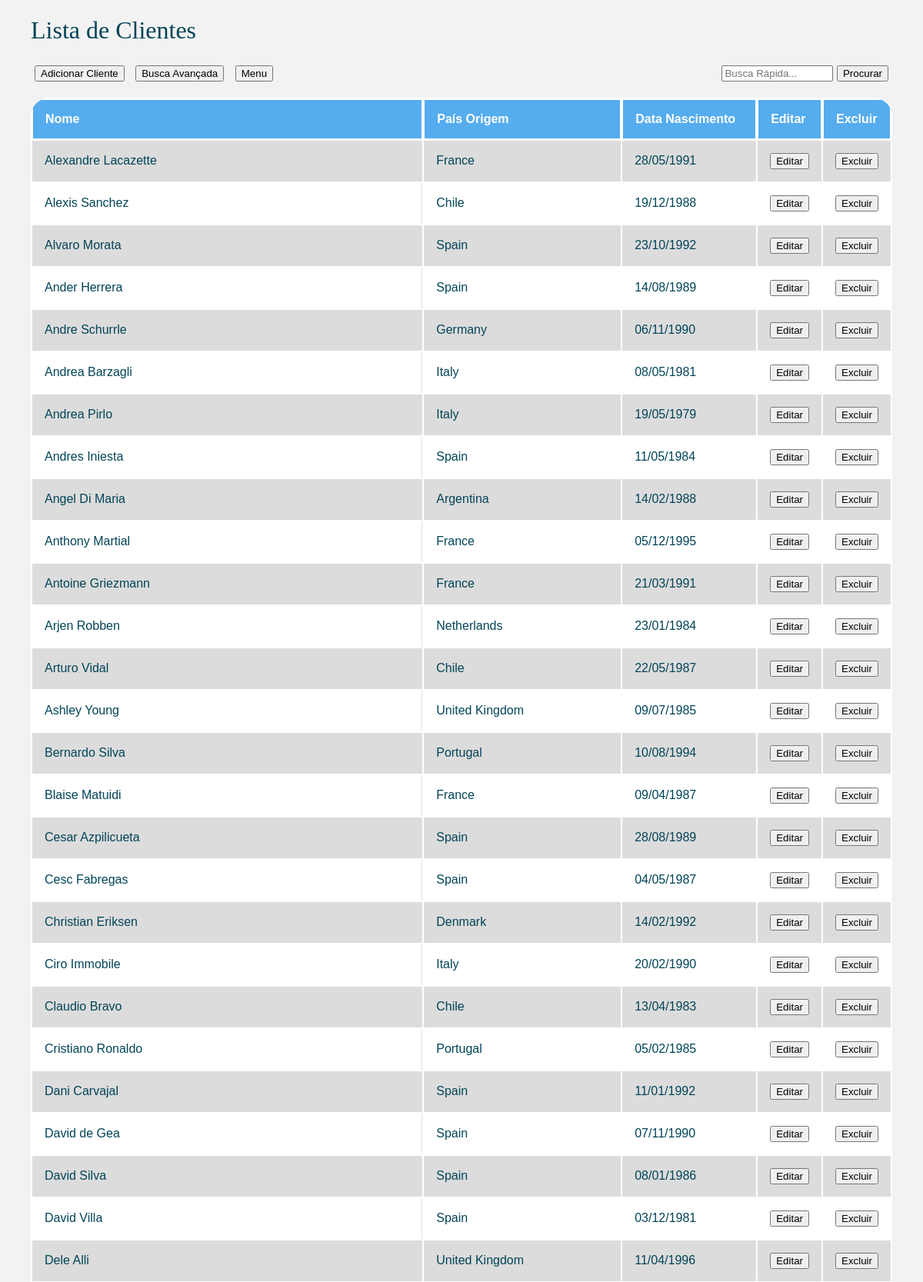
/CRUD_PHP/pages/clientes.php (upper part), run on the app's committed database.
### tables this page shows
CREATE TABLE clientes (
	nome_completo VARCHAR(255) NOT NULL,
	pais VARCHAR(255) NOT NULL,
	data_nasc DATE NOT NULL,
	usuario_id INT NOT NULL,

	FOREIGN KEY (usuario_id) REFERENCES usuarios(usuario_id)
);

### CRUD_PHP/metodo/conectar.php (called while the page is built, shortened)
<?php
	function abrirBanco(){
		$conexao = new mysqli("localhost","root","teste123","turismo");
		return $conexao;
	}
	function selectAllClientes(){
		$banco = abrirBanco();
		$sql = "SELECT * FROM clientes ORDER BY nome_completo";
		$resultado = $banco->query($sql);
		while ($row = mysqli_fetch_array($resultado)) {
			$grupo[] = $row;
		}
		return $grupo;
	}

### CRUD_PHP/pages/clientes.php (the view, shortened to what this page needs)
<!DOCTYPE html>
<?php
  include ("../metodo/conectar.php");
  $grupo = selectAllClientes();
?>
<head>
  <link rel="stylesheet" type="text/css" href="../css/style2.css">
</head>
<header>
    <h1>Lista de Clientes</h1>
</header>
<body>
  <div>
    <div class="box">
      <form name="inserir-cliente" action="../metodo/cliente/inserir-cliente.php" method="POST">
        <input type="submit" value="Adicionar Cliente" name="inserir-cliente" />
     </form>
    </div>
    <div class="box">
     <form name="inserir" action="../metodo/cliente/busca-avancada-cliente.php" method="POST">
        <input type="submit" value="Busca Avançada" />
     </form>
    </div>
    <div class="box">
     <form name="voltar" action="../">
        <input type="submit" value="Menu" />
     </form>
    </div>
    <div class="box" style="float: right;">
      <form name="pesquisar-cliente" action="../metodo/cliente/pesquisar-cliente.php" method="POST">
        <input type="text" name="pesquisar-cliente" maxlength="20" size="15" placeholder="Busca Rápida...">
        <button type="submit" class="btn btn-primary">Procurar</button>
      </form>
    </div>
  </div>
  <table class="responstable">
    <thead>
      <tr>
        <th width="550">Nome</th>
    		<th width="250">País Origem</th>
    		<th width="150">Data Nascimento</th>
    		<th id="thButton">Editar</th>
    		<th id="thButton">Excluir</th>
      </tr>
    </thead>
    <tbody>
      <?php
      foreach ($grupo as $clientes) { ?>
        <tr>
          <td><?=$clientes["nome_completo"]?></td>
          <td><?=$clientes["pais"]?></td>
          <td><?=formatoData($clientes["data_nasc"])?></td>
          <td>
            <form name="alterar-cliente" action="../metodo/cliente/alterar-cliente.php" method="POST">
              <input type="submit" value="Editar" name="editar" />
            </form>
          </td>
          <td>
            <form name="excluir-cliente" action="../metodo/conectar.php" method="POST">
              <input type="submit" value="Excluir" name="excluir" />
            </form>
          </td>
        </tr>
      <?php
      } ?>
    </tbody>
  </table>
  <?php
    function formatoData($data) {
      $array = explode("-", $data);
      $novaData = $array[2]."/".$array[1]."/".$array[0];
      return $novaData;
    }
  ?>
</body>
</html>

### CRUD_PHP/css/style2.css (style rules this page uses)
.responstable { margin: 1em 0; width: 100%; overflow: hidden; background: #FFF; color: #024457; border-radius: 25px; }
.responstable tr { border: 1px solid #D9E4E6; }
.responstable tr:nth-child(odd) { background-color: #DCDCDC; }
.responstable th { display: none; border: 1px solid #FFF; background-color: #55acee; color: #FFF; padding: 1em; }
.responstable th:first-child { display: table-cell; }
.responstable th:nth-child(2) { display: table-cell; }
.responstable th:nth-child(2):after { content: attr(data-th); }
#thButton { width: 5%; }
@media (min-width: 480px) { .responstable th:nth-child(2):after { display: none; } }
.responstable td { display: block; word-wrap: break-word; max-width: 7em; }
.responstable td:first-child { display: table-cell; //text-align: center; border-right: 1px solid #D9E4E6; }
.responstable th, .responstable td { text-align: left; margin: .5em 1em; }
@media (min-width: 480px) { .responstable th, .responstable td { display: table-cell; padding: 1em; } }
body { padding: 0 2em; font-family: Arial, sans-serif; color: #024457; background: #f2f2f2; }
h1 { font-family: Verdana; font-weight: normal; color: #024457; }
.box { display: inline-block; margin: 5px 5px; }

### data on the page
clientes: nome_completo "Alexandre Lacazette", pais "France", data_nasc "28/05/1991"
clientes: nome_completo "Alexis Sanchez", pais "Chile", data_nasc "19/12/1988"
clientes: nome_completo "Alvaro Morata", pais "Spain", data_nasc "23/10/1992"
clientes: nome_completo "Ander Herrera", pais "Spain", data_nasc "14/08/1989"
clientes: nome_completo "Andre Schurrle", pais "Germany", data_nasc "06/11/1990"
clientes: nome_completo "Andrea Barzagli", pais "Italy", data_nasc "08/05/1981"
clientes: nome_completo "Andrea Pirlo", pais "Italy", data_nasc "19/05/1979"
clientes: nome_completo "Andres Iniesta", pais "Spain", data_nasc "11/05/1984"
clientes: nome_completo "Angel Di Maria", pais "Argentina", data_nasc "14/02/1988"
clientes: nome_completo "Anthony Martial", pais "France", data_nasc "05/12/1995"
clientes: nome_completo "Antoine Griezmann", pais "France", data_nasc "21/03/1991"
clientes: nome_completo "Arjen Robben", pais "Netherlands", data_nasc "23/01/1984"
clientes: nome_completo "Arturo Vidal", pais "Chile", data_nasc "22/05/1987"
clientes: nome_completo "Ashley Young", pais "United Kingdom", data_nasc "09/07/1985"
clientes: nome_completo "Bernardo Silva", pais "Portugal", data_nasc "10/08/1994"
clientes: nome_completo "Blaise Matuidi", pais "France", data_nasc "09/04/1987"
clientes: nome_completo "Cesar Azpilicueta", pais "Spain", data_nasc "28/08/1989"
clientes: nome_completo "Cesc Fabregas", pais "Spain", data_nasc "04/05/1987"
clientes: nome_completo "Christian Eriksen", pais "Denmark", data_nasc "14/02/1992"
clientes: nome_completo "Ciro Immobile", pais "Italy", data_nasc "20/02/1990"
clientes: nome_completo "Claudio Bravo", pais "Chile", data_nasc "13/04/1983"
clientes: nome_completo "Cristiano Ronaldo", pais "Portugal", data_nasc "05/02/1985"
clientes: nome_completo "Dani Carvajal", pais "Spain", data_nasc "11/01/1992"
clientes: nome_completo "David de Gea", pais "Spain", data_nasc "07/11/1990"
clientes: nome_completo "David Silva", pais "Spain", data_nasc "08/01/1986"
clientes: nome_completo "David Villa", pais "Spain", data_nasc "03/12/1981"
clientes: nome_completo "Dele Alli", pais "United Kingdom", data_nasc "11/04/1996"
